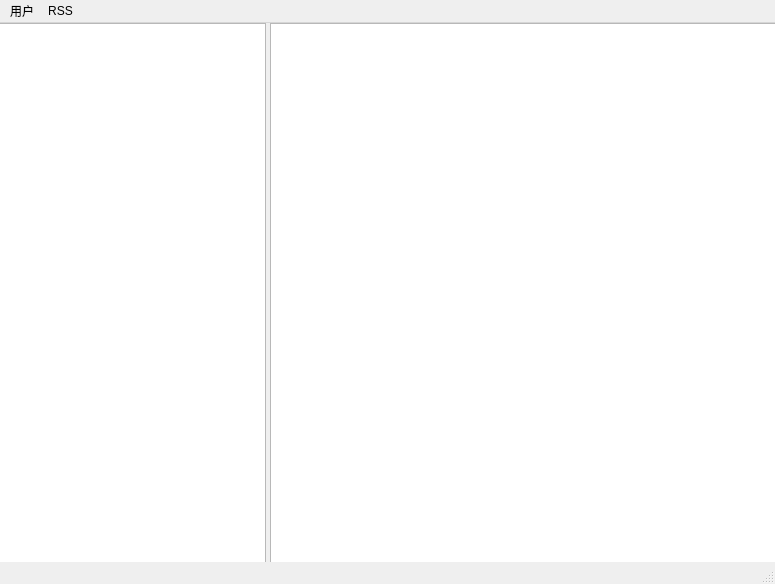
<?xml version="1.0" encoding="UTF-8"?>
<ui version="4.0">
 <class>MainWindow</class>
 <widget class="QMainWindow" name="MainWindow">
  <property name="geometry">
   <rect>
    <x>0</x>
    <y>0</y>
    <width>775</width>
    <height>584</height>
   </rect>
  </property>
  <property name="windowTitle">
   <string>MainWindow</string>
  </property>
  <widget class="QWidget" name="centralwidget">
   <widget class="QListView" name="contentList">
    <property name="geometry">
     <rect>
      <x>270</x>
      <y>0</y>
      <width>511</width>
      <height>541</height>
     </rect>
    </property>
   </widget>
   <widget class="QListView" name="sourceLIst">
    <property name="geometry">
     <rect>
      <x>-5</x>
      <y>0</y>
      <width>271</width>
      <height>541</height>
     </rect>
    </property>
   </widget>
  </widget>
  <widget class="QMenuBar" name="menubar">
   <property name="geometry">
    <rect>
     <x>0</x>
     <y>0</y>
     <width>775</width>
     <height>25</height>
    </rect>
   </property>
   <widget class="QMenu" name="menuUser">
    <property name="title">
     <string>用户</string>
    </property>
    <addaction name="loginAction"/>
    <addaction name="exitAction"/>
   </widget>
   <widget class="QMenu" name="menuRSS">
    <property name="title">
     <string>RSS</string>
    </property>
    <addaction name="subAction"/>
   </widget>
   <addaction name="menuUser"/>
   <addaction name="menuRSS"/>
  </widget>
  <widget class="QStatusBar" name="statusbar"/>
  <action name="loginAction">
   <property name="text">
    <string>登陆</string>
   </property>
  </action>
  <action name="exitAction">
   <property name="text">
    <string>退出</string>
   </property>
  </action>
  <action name="subAction">
   <property name="text">
    <string>订阅</string>
   </property>
  </action>
 </widget>
 <resources/>
 <connections/>
</ui>
